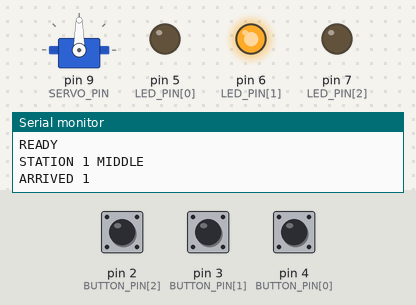
Simulated run of this sketch. Board: Arduino Uno, built with avr-gcc and run on an emulated ATmega328P. On the bench: servo, output pins drawn as LEDs (lit = HIGH), the last lines printed to the serial monitor. The inputs (shaded band) are chosen by the test bench; at power-on: pin 2 (BUTTON_PIN[2]) HIGH, pin 4 (BUTTON_PIN[0]) HIGH, pin 3 (BUTTON_PIN[1]) HIGH.

Above: at 1.2 s.
1.3 s: pin 2 (BUTTON_PIN[2]) pulled LOW for 0.15 s
At 2.3 s:
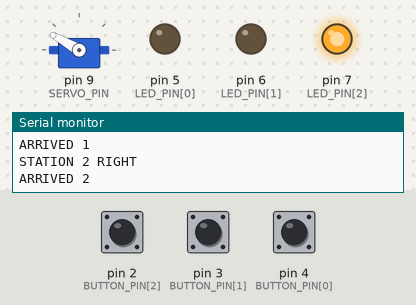
3.5 s: pin 4 (BUTTON_PIN[0]) pulled LOW for 0.15 s
At 5.2 s:
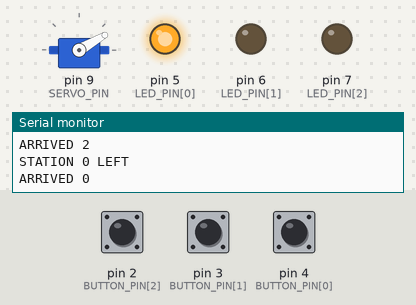
6.5 s: pin 3 (BUTTON_PIN[1]) pulled LOW for 0.15 s
At 6.68 s:
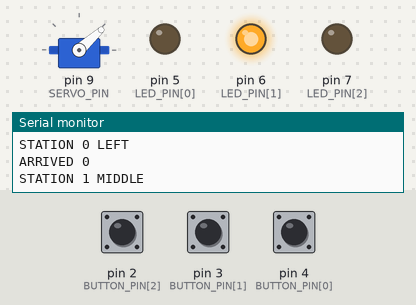
Timing chart, 0 to 9.5 s (numbered marks = the images above; inputs shaded):
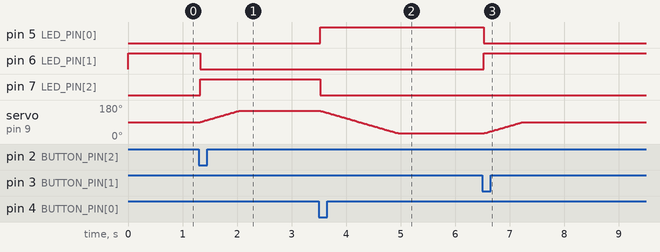

Measured:
- after the input at 1.3 s, pin 6 (LED_PIN[1]): HIGH → LOW at once; pin 7 (LED_PIN[2]): LOW → HIGH at once; servo on pin 9 (SERVO_PIN): moves from 90° to 150° over 0.71 s, starting at once
- after the input at 3.5 s, pin 5 (LED_PIN[0]): LOW → HIGH at once; pin 7 (LED_PIN[2]): HIGH → LOW at once; servo on pin 9 (SERVO_PIN): moves from 150° to 30° over 1.4 s, starting at once
- after the input at 6.5 s, pin 5 (LED_PIN[0]): HIGH → LOW at once; pin 6 (LED_PIN[1]): LOW → HIGH at once; servo on pin 9 (SERVO_PIN): moves from 30° to 90° over 0.71 s, starting at once

The sketch:

recipe_controller.ino
```cpp
/*
 * Hands-Free Recipe —— 脚踏菜谱控制器（Arduino Uno）
 *
 * 三个按钮按位置装在台面下的踢脚板：左 = D4，中 = D3，右 = D2。
 * 站点编号按位置从左到右：0 左、1 中、2 右。
 * 每个位置是哪个厨房区域（水槽 / 切配 / 灶台）由网页的「厨房设置」决定，固件不用改。
 * 舵机带动屏幕支架水平转向。
 *
 * 每个按钮的逻辑：
 *   屏幕还没朝向这个按钮的位置  →  任何操作都只做一件事：把屏幕转过来
 *   屏幕已经朝向这里：
 *     单击  →  下一步        串口发送  NEXT <站点>
 *     双击  →  上一步        串口发送  PREV <站点>
 *     长按  →  朗读这一步    串口发送  READ <站点>
 *
 * 串口（115200）——Arduino 发给电脑：
 *   READY                      开机完成
 *   STATION <i> <名字>          开始转向站点 i
 *   ARRIVED <i>                 舵机已到位
 *   NEXT <i> / PREV <i> / READ <i>
 *   LOCK <0|1>                  转向锁定状态
 * 电脑发给 Arduino（每条一行）：
 *   GOTO <i>                    转到站点 i（0/1/2）
 *   LOCK / UNLOCK               锁定转向：屏幕不动，任何按钮都直接控制菜谱
 *   ANGLE <i> <度数>            现场校准某个站点的角度（0~180）
 *   STATUS                      回报当前状态
 *
 * 注意：普通舵机无法读回实际角度，"是否已朝向" 依据的是程序记录的目标站点。
 */

#include <Servo.h>

// ---------------- 引脚与参数（按实际情况修改） ----------------
const uint8_t NUM_STATIONS = 3;
const uint8_t BUTTON_PIN[NUM_STATIONS] = {4, 3, 2};   // 左 / 中 / 右 按钮。一端接这里，另一端接 GND
const uint8_t LED_PIN[NUM_STATIONS]    = {5, 6, 7};   // 可选：左 / 中 / 右 指示灯，显示屏幕朝向哪一站
const uint8_t SERVO_PIN = 9;

int stationAngle[NUM_STATIONS] = {30, 90, 150};       // 屏幕朝向 左 / 中 / 右 时的舵机角度（方向反了就对调 30 和 150，或用 ANGLE 命令校准）
const char* const STATION_NAME[NUM_STATIONS] = {"LEFT", "MIDDLE", "RIGHT"};
const uint8_t START_STATION = 1;                      // 开机时朝向中间

const unsigned long DEBOUNCE_MS    = 25;   // 消抖
const unsigned long DOUBLE_GAP_MS  = 350;  // 两次点击间隔小于此值算双击
const unsigned long LONG_PRESS_MS  = 700;  // 按住超过此值算长按
const unsigned long SERVO_STEP_MS  = 12;   // 舵机每转 1° 的间隔，越大越慢越稳

// ---------------- 状态 ----------------
enum Gesture { SINGLE, DOUBLE, LONG };

struct Button {
  bool raw;                  // 当前读数（true = 按下）
  bool pressed;              // 消抖后的状态
  unsigned long rawChangedAt;
  unsigned long pressedAt;
  unsigned long releasedAt;
  uint8_t clicks;            // 已累计的短按次数
  bool longFired;            // 这次按住是否已触发长按
  bool consumed;             // 这次按下已用于"转向"，不再算作手势
  unsigned long ignoreUntil; // 转向后短时间内忽略连按，避免误触翻页
};

Button buttons[NUM_STATIONS];
Servo servo;

int currentAngle;
int targetAngle;
int8_t facing = START_STATION;   // 屏幕朝向（或正在转向）的站点
bool moving = false;
bool locked = false;
unsigned long lastServoStep = 0;

char rxBuf[32];
uint8_t rxLen = 0;

// ---------------- 输出 ----------------
void updateLeds() {
  for (uint8_t i = 0; i < NUM_STATIONS; i++) {
    digitalWrite(LED_PIN[i], i == facing ? HIGH : LOW);
  }
}

void turnTo(uint8_t station) {
  if (station >= NUM_STATIONS) return;
  facing = station;
  targetAngle = stationAngle[station];
  moving = (targetAngle != currentAngle);
  Serial.print(F("STATION "));
  Serial.print(station);
  Serial.print(' ');
  Serial.println(STATION_NAME[station]);
  if (!moving) {
    Serial.print(F("ARRIVED "));
    Serial.println(station);
  }
  updateLeds();
}

void sendGesture(Gesture g, uint8_t station) {
  if (g == SINGLE)      Serial.print(F("NEXT "));
  else if (g == DOUBLE) Serial.print(F("PREV "));
  else                  Serial.print(F("READ "));
  Serial.println(station);
}

// ---------------- 按钮 ----------------
// 按下的瞬间判断方位：没朝向这里就立刻转向，并吞掉这次操作
void onPressEdge(uint8_t i, unsigned long now) {
  Button& b = buttons[i];
  b.pressedAt = now;
  b.longFired = false;

  if (now < b.ignoreUntil) {          // 刚转过来又连按：忽略
    b.consumed = true;
    return;
  }
  if (!locked && facing != i) {
    turnTo(i);
    b.consumed = true;
    b.clicks = 0;
    return;
  }
  b.consumed = false;
}

void onReleaseEdge(uint8_t i, unsigned long now) {
  Button& b = buttons[i];
  b.releasedAt = now;

  if (b.consumed) {
    b.consumed = false;
    b.ignoreUntil = now + DOUBLE_GAP_MS;
    return;
  }
  if (b.longFired) return;            // 长按已处理

  b.clicks++;
  if (b.clicks >= 2) {                // 第二次松开：立即判定双击
    b.clicks = 0;
    sendGesture(DOUBLE, i);
  }
}

void updateButton(uint8_t i, unsigned long now) {
  Button& b = buttons[i];
  bool reading = (digitalRead(BUTTON_PIN[i]) == LOW);   // INPUT_PULLUP：按下为 LOW

  if (reading != b.raw) {
    b.raw = reading;
    b.rawChangedAt = now;
  }
  if (b.raw != b.pressed && now - b.rawChangedAt >= DEBOUNCE_MS) {
    b.pressed = b.raw;
    if (b.pressed) onPressEdge(i, now);
    else           onReleaseEdge(i, now);
  }

  // 长按：按住到阈值就触发，不用等松开
  if (b.pressed && !b.consumed && !b.longFired && now - b.pressedAt >= LONG_PRESS_MS) {
    b.longFired = true;
    b.clicks = 0;
    sendGesture(LONG, i);
  }

  // 单击：松开后等一个双击窗口，没有第二下就判定为单击
  if (!b.pressed && b.clicks == 1 && now - b.releasedAt >= DOUBLE_GAP_MS) {
    b.clicks = 0;
    sendGesture(SINGLE, i);
  }
}

// ---------------- 舵机：缓慢、可预期地移动 ----------------
void updateServo(unsigned long now) {
  if (!moving || now - lastServoStep < SERVO_STEP_MS) return;
  lastServoStep = now;
  if (currentAngle < targetAngle) currentAngle++;
  else if (currentAngle > targetAngle) currentAngle--;
  servo.write(currentAngle);
  if (currentAngle == targetAngle) {
    moving = false;
    Serial.print(F("ARRIVED "));
    Serial.println(facing);
  }
}

// ---------------- 串口命令 ----------------
void reportStatus() {
  Serial.print(F("STATUS facing="));
  Serial.print(facing);
  Serial.print(F(" angle="));
  Serial.print(currentAngle);
  Serial.print(F(" locked="));
  Serial.println(locked ? 1 : 0);
}

void handleCommand(char* cmd) {
  if (strncmp(cmd, "GOTO ", 5) == 0) {
    int s = atoi(cmd + 5);
    if (s >= 0 && s < NUM_STATIONS) turnTo((uint8_t)s);
  } else if (strcmp(cmd, "LOCK") == 0) {
    locked = true;
    Serial.println(F("LOCK 1"));
  } else if (strcmp(cmd, "UNLOCK") == 0) {
    locked = false;
    Serial.println(F("LOCK 0"));
  } else if (strncmp(cmd, "ANGLE ", 6) == 0) {
    int s = -1, a = -1;
    if (sscanf(cmd + 6, "%d %d", &s, &a) == 2 && s >= 0 && s < NUM_STATIONS && a >= 0 && a <= 180) {
      stationAngle[s] = a;
      if (s == facing) turnTo((uint8_t)s);
      Serial.print(F("ANGLE "));
      Serial.print(s);
      Serial.print(' ');
      Serial.println(a);
    }
  } else if (strcmp(cmd, "STATUS") == 0) {
    reportStatus();
  }
}

void readSerial() {
  while (Serial.available()) {
    char c = Serial.read();
    if (c == '\n' || c == '\r') {
      if (rxLen > 0) {
        rxBuf[rxLen] = '\0';
        handleCommand(rxBuf);
        rxLen = 0;
      }
    } else if (rxLen < sizeof(rxBuf) - 1) {
      rxBuf[rxLen++] = c;
    }
  }
}

// ---------------- 主程序 ----------------
void setup() {
  Serial.begin(115200);
  for (uint8_t i = 0; i < NUM_STATIONS; i++) {
    pinMode(BUTTON_PIN[i], INPUT_PULLUP);
    pinMode(LED_PIN[i], OUTPUT);
    buttons[i] = Button{false, false, 0, 0, 0, 0, false, false, 0};
  }
  currentAngle = targetAngle = stationAngle[START_STATION];
  servo.write(currentAngle);          // 先写角度再 attach，避免上电猛转
  servo.attach(SERVO_PIN);
  updateLeds();

  Serial.println(F("READY"));
  turnTo(START_STATION);
}

void loop() {
  unsigned long now = millis();
  for (uint8_t i = 0; i < NUM_STATIONS; i++) updateButton(i, now);
  updateServo(now);
  readSerial();
}
```
